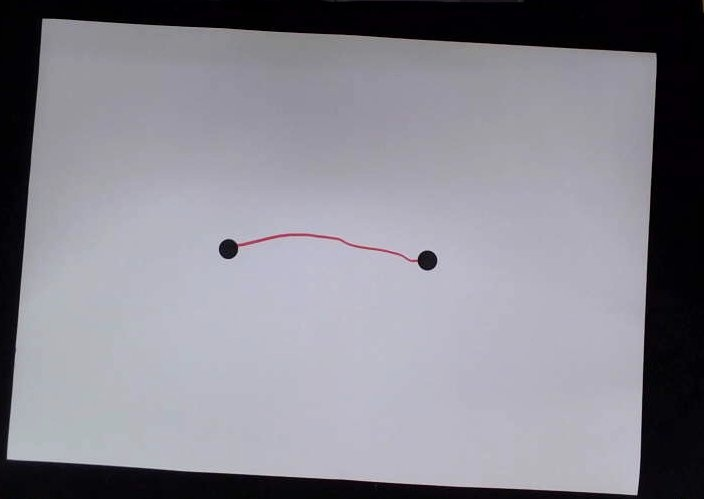
#> input picture PDMS2_web/kid/01/ch2-t6_20260509_100242.jpg, 704 x 499 px
$ python -i main.py   (imports and definitions only)
#> lines starting #> are read from the running program, lines starting #| are printed output that depends on the picture; after the words box and inside, x2 and y2 are one past the last pixel; in counts of white or black regions, pixels touching at a corner belong together
# ch2-t3：YOLO+SAM2 找紙張 -> 該範圍內 CV 圈出圖形 -> 4類分類(cross) -> CrossScorer 評分
import os
import sys
import glob
import cv2
import numpy as np
from pathlib import Path
from cross_detect import CrossScorer

BASE_DIR = Path(__file__).resolve().parent
target_dir = os.path.join(BASE_DIR.parent, "ch2-t3")
ENV_PATH = BASE_DIR.parent / ".env"
# 共用模組：prepare(分類前) + classify(分類)
sys.path.insert(0, str(BASE_DIR.parent))
try:
    from PDMS2_web.prepare import Preparer
    from PDMS2_web.classify import Classifier, fmt_probs
except ImportError:  # 直接在 PDMS2_web 底下跑 (上面已把 PDMS2_web 加進 sys.path)
    from prepare import Preparer
    from classify import Classifier, fmt_probs

# [17 lines left out: function _read_env_float, not called in this run]

def return_score(score):
    sys.exit(int(score))


def get_pixel_per_cm_from_a4(
    image_path,
    real_width_cm=29.7,
    show_debug=False,
    save_cropped=True,
    output_folder=os.path.join(target_dir, "cropped_a4"),
):
#> called with image_path = '../kid/01/ch2-t6_20260509_100242.jpg', real_width_cm = 29.7, show_debug = False, save_cropped = True, output_folder = 'PDMS2_web/ch2-t3/cropped_a4'
    img = cv2.imread(image_path)
#> img is the input picture: shape (499, 704, 3); mean B, G, R 144.4, 135.1, 136.3
    if img is None:
        raise ValueError("圖片讀取失敗，請確認路徑正確")

    gray = cv2.cvtColor(img, cv2.COLOR_BGR2GRAY)
    blur = cv2.GaussianBlur(gray, (5, 5), 0)

    edges = cv2.Canny(blur, 50, 150)
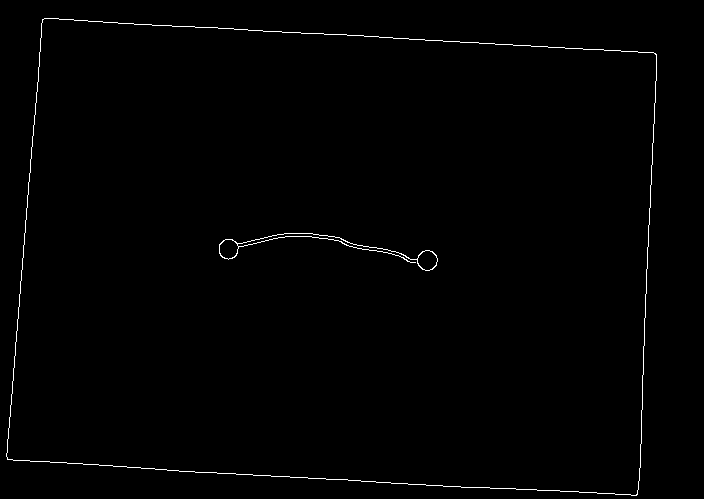
#> edges: shape (499, 704); 0.75% white in thin lines or dots, all inside (x1, y1, x2, y2) = (6, 18, 657, 496)
    contours, _ = cv2.findContours(edges, cv2.RETR_EXTERNAL, cv2.CHAIN_APPROX_SIMPLE)
#> contours = 1 contour; box (x1, y1, x2, y2) and area: (6, 18, 657, 496) 276648

    a4_contour = max(contours, key=cv2.contourArea)
#> a4_contour = contour of 262 points, box (x1, y1, x2, y2) (6, 18, 657, 496), area 276648
    epsilon = 0.02 * cv2.arcLength(a4_contour, True)
#> epsilon = 43.56
    approx = cv2.approxPolyDP(a4_contour, epsilon, True)
#> approx = [[42, 19], [7, 459], [637, 494], [655, 53]]

    if len(approx) != 4:
        raise ValueError("無法偵測 A4 紙四邊形輪廓")

    if show_debug:
        debug_img = img.copy()
        cv2.drawContours(debug_img, [approx], -1, (0, 0, 255), 3)
        cv2.imshow("Detected A4 Contour", cv2.resize(debug_img, (800, 600)))
        cv2.waitKey(0)
        cv2.destroyAllWindows()

    # 整理四個角點
    pts = approx.reshape(4, 2).astype(np.float32)
#> pts = [[42, 19], [7, 459], [637, 494], [655, 53]]
    pts = sorted(pts, key=lambda p: p[0])  # 先左右
#> pts = [[7, 459], [42, 19], [637, 494], [655, 53]]
    left = sorted(pts[0:2], key=lambda p: p[1])
#> left = [[42, 19], [7, 459]]
    right = sorted(pts[2:4], key=lambda p: p[1])
#> right = [[655, 53], [637, 494]]
    tl, bl = left
#> tl = [42, 19]; bl = [7, 459]
    tr, br = right
#> tr = [655, 53]; br = [637, 494]

    # 計算像素/公分比例
    a4_pixel_width = np.linalg.norm(tr - tl)
#> a4_pixel_width = 613.9
    pixel_per_cm = float(a4_pixel_width / real_width_cm)  # 轉換為 Python 原生 float
#> pixel_per_cm = 20.67

    # 儲存裁切後的A4區域
    cropped_path = None
    if save_cropped:
        # 建立輸出資料夾
        os.makedirs(output_folder, exist_ok=True)

        # 計算原始A4區域的實際尺寸
        width1 = np.linalg.norm(tr - tl)  # 上邊長度
#> width1 = 613.9
        width2 = np.linalg.norm(br - bl)  # 下邊長度
#> width2 = 631
        height1 = np.linalg.norm(tl - bl)  # 左邊長度
#> height1 = 441.4
        height2 = np.linalg.norm(tr - br)  # 右邊長度
#> height2 = 441.4

        # 取平均值作為目標尺寸，保持原始比例
        target_width = int((width1 + width2) / 2)
#> target_width = 622
        target_height = int((height1 + height2) / 2)
#> target_height = 441

        # 原始四個角點（順序：左上、右上、右下、左下）
        src_pts = np.array([tl, tr, br, bl], dtype=np.float32)
#> src_pts = [[42, 19], [655, 53], [637, 494], [7, 459]]

        # 目標四個角點
        dst_pts = np.array(
            [
                [0, 0],
                [target_width, 0],
                [target_width, target_height],
                [0, target_height],
            ],
            dtype=np.float32,
        )
#> dst_pts = [[0, 0], [622, 0], [622, 441], [0, 441]]

        # 計算透視變換矩陣
        transform_matrix = cv2.getPerspectiveTransform(src_pts, dst_pts)
#> transform_matrix = [[1.01, 0.0805, -44.01], [-0.0569, 1.03, -17.11], [-3.28e-06, 6.28e-05, 1]]

        # 進行透視變換
        warped = cv2.warpPerspective(
            img, transform_matrix, (target_width, target_height)
        )
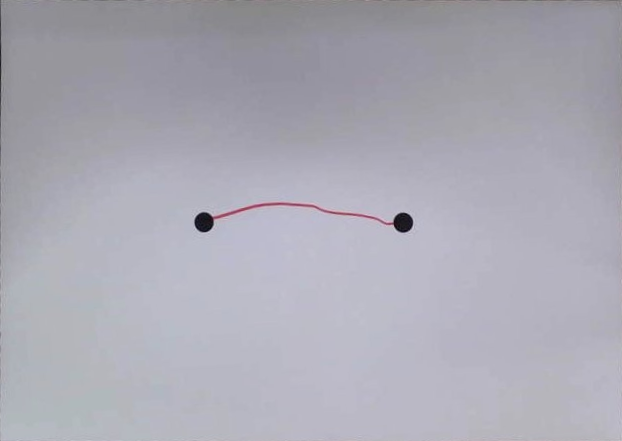
#> warped: shape (441, 622, 3); mean B, G, R 180.8, 170.1, 171.2

        # 儲存裁切後的圖片
        image_name = os.path.splitext(os.path.basename(image_path))[0]
        cropped_filename = f"{image_name}_a4_cropped.jpg"
        cropped_path = os.path.join(output_folder, cropped_filename)
        cv2.imwrite(cropped_path, warped)

        print(f"A4區域已儲存至: {cropped_path}")

    return pixel_per_cm, None, cropped_path


# [137 lines left out: functions main, test_folder, not called in this run]


# [44 lines not run here, left out]

>>> result = get_pixel_per_cm_from_a4('../kid/01/ch2-t6_20260509_100242.jpg')
